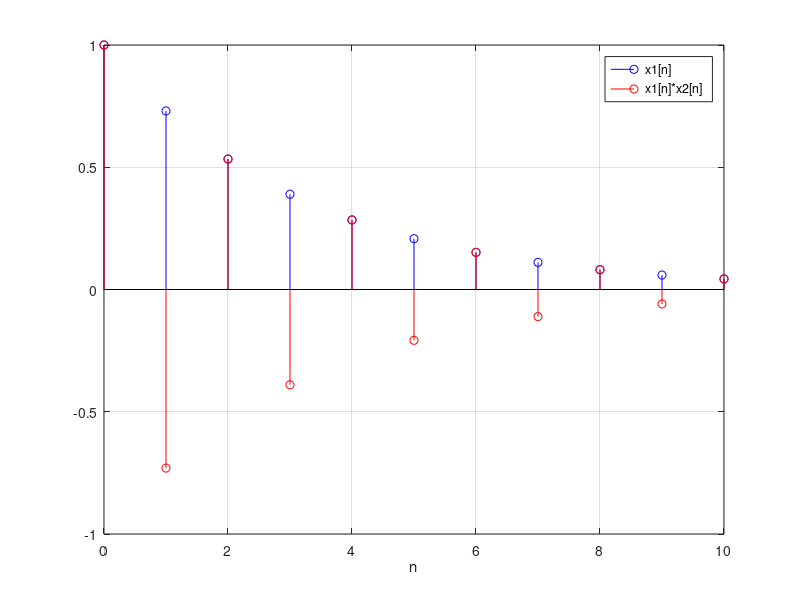

Write MATLAB code to recreate this figure.
n = 0:10;

x1 = exp(-0.1*pi*n);
x2 = cos(pi*n);
z  = x1 .* x2;

stem(n, x1, 'b', 'DisplayName', 'x1[n]');
hold on;
stem(n, z, 'r', 'DisplayName', 'x1[n]*x2[n]');

xlabel('n');
legend;
grid on;
